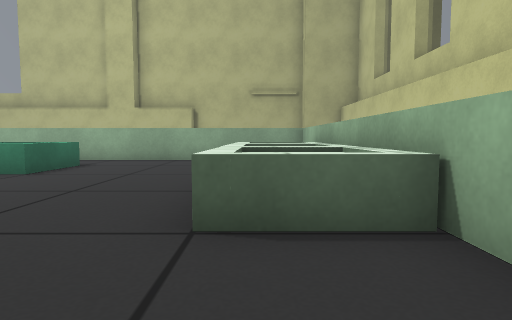
[1] (above)

14 first-person views from a walk through a robot-simulator world made for Gazebo. The camera is 0.37 m above the floor, tilts 4° down and sees 75° across. The floor is counted in squares, 0.5 m on a side. Each view is taken from the middle of a square. On the plan, view 1 faces up. The plan holds only what a view shows up to about 11 squares ahead; the rest is blank. The place goes on beyond the plan. Robots are left out.

[2]
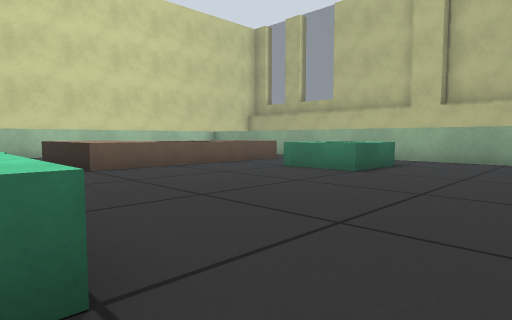

[3]
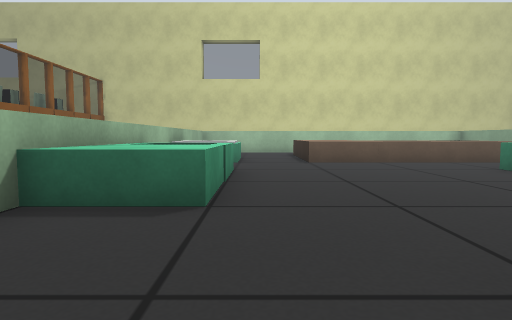

[4]
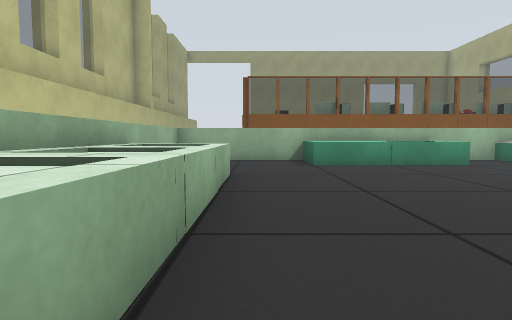

[5]
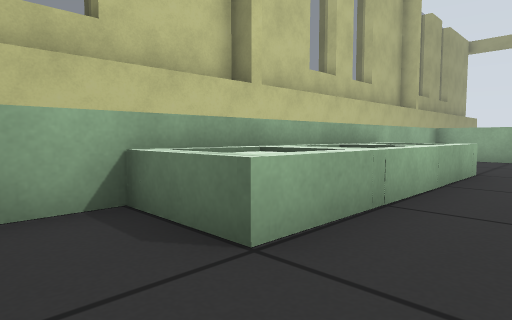

[6]
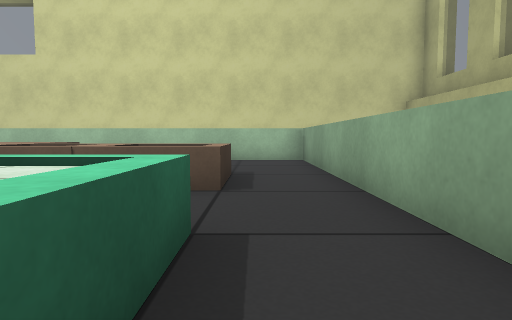

[7]
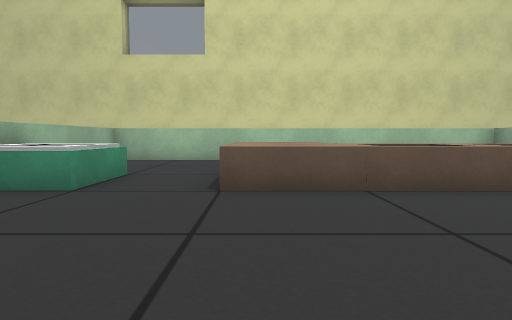

[8]
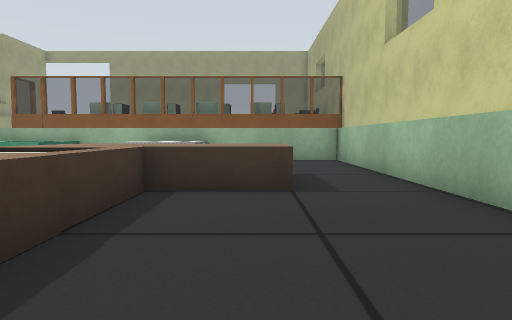

[9]
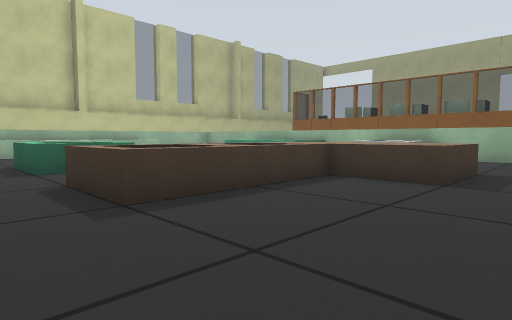

[10]
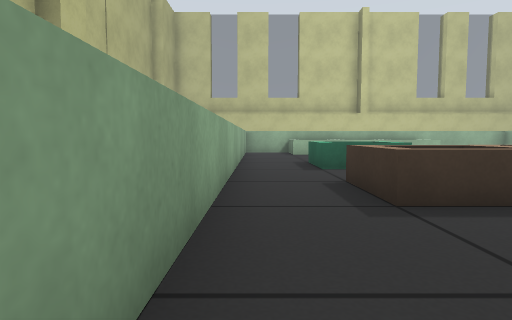

[11]
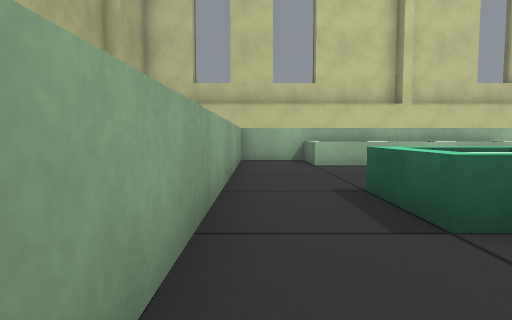

[12]
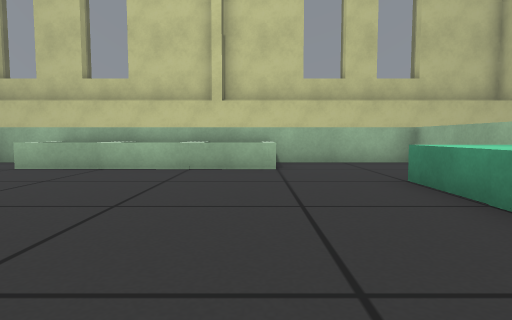

[13]
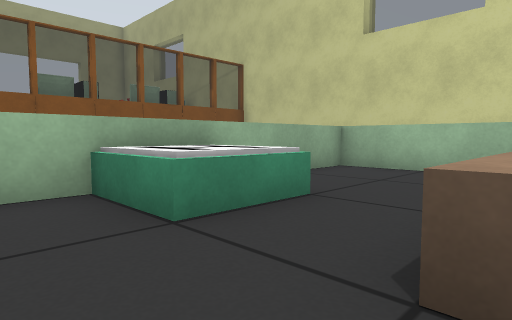

[14]
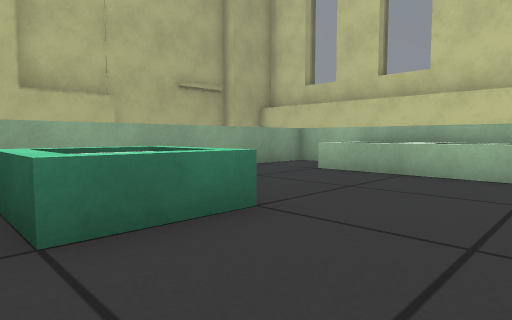

### Floor plan
Points are (right, up) in squares from view 1. A wall is a line through its corners. A room is listed if a view was taken in it or the views show most of it. See-through windows are left out.
Room 1 (views 1, 2, 3, 4, 5, 6, 7, 12, 13, 14)
walls: (-9.4, -1.5) (1.5, -1.5) (1.5, 10.5) (-8.5, 10.5)
low walls: (-4.5, 6.5) (-6.5, 6.5) (-6.5, 8.5) (-4.5, 8.5) (-4.5, 6.5); (-8.5, 8.5) (-8.5, 2.5); (1.5, 2.5) (-0.5, 2.5) (-0.4, 8.5) (1.5, 8.5); (-8.5, 0.5) (-8.5, -1.5); (-6.5, -1.5) (-6.5, 0.5) (-2.5, 0.5) (-2.5, -1.5)
ways out: opening at (-9.5, 9.5) to room 2; opening at (-9.5, 1.5) to room 3
Room 2 (views 8, 9, 10, 11)
walls: (-8.5, 10.5) (-14.5, 10.5) (-14.5, 4.6)
low walls: (-12.5, 4.5) (-10.5, 4.5) (-10.5, 8.5) (-8.5, 8.5)
ways out: opening at (-9.5, 9.5) to room 1; opening at (-13.5, 3.5) to room 3
Room 3 (no view inside)
walls: (-14.5, 4.6) (-14.6, -1.5) (-9.4, -1.5)
low walls: (-10.5, -1.5) (-10.5, 0.5) (-8.5, 0.5); (-8.5, 2.5) (-12.5, 2.5) (-12.5, 4.5)
ways out: opening at (-9.5, 1.5) to room 1; opening at (-13.5, 3.5) to room 2

Where each view was taken, in squares from view 1:
view 1: 0 up, 0 right, facing up
view 2: 0 up, 1 left, facing up-left
view 3: 1 up, 1 right, facing left
view 4: 9 up, 1 left, facing down
view 5: 10 up, 2 left, facing down-right
view 6: 9 up, 4 left, facing left
view 7: 3 up, 4 left, facing left
view 8: 9 up, 12 left, facing down
view 9: 10 up, 14 left, facing down-right
view 10: 10 up, 14 left, facing right
view 11: 10 up, 9 left, facing right
view 12: 3 up, 8 left, facing right
view 13: 3 up, 7 left, facing down-left
view 14: 4 up, 7 left, facing up-right
